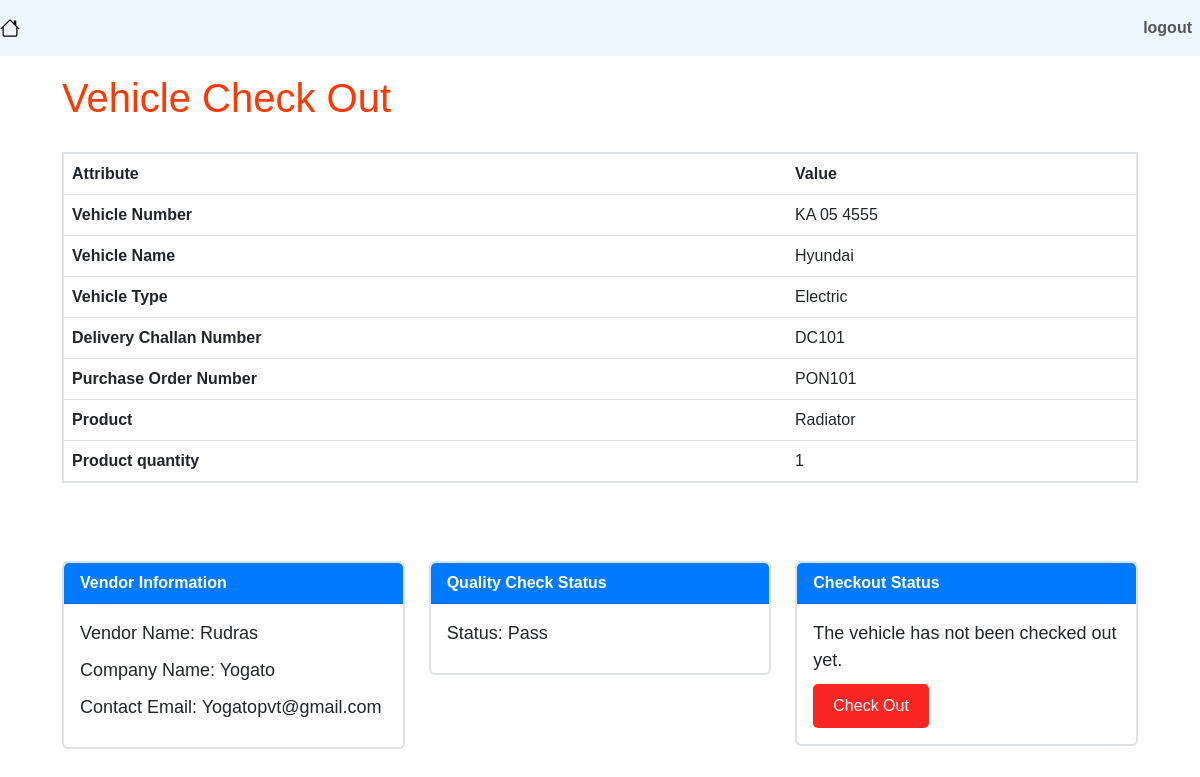
Screenshot of /vehicle_checkout/1/ (signed in) with the database file from the repository.
### vmsapp/models.py (models this page shows, shortened)
class Vehicle(models.Model):
    user = models.ForeignKey(UserProfile, on_delete=models.CASCADE)
    vehicle_name = models.CharField(max_length=50)
    vehicle_number = models.CharField(max_length=20)
    vehicle_type = models.CharField(max_length=50)
    delivery_challan_number = models.CharField(max_length=50)
    purchase_order_number = models.CharField(max_length=50)
    product = models.ForeignKey(Product, on_delete=models.SET_NULL, null=True)  # Associate vehicle with product based on PO number
    vehicle_image = models.ImageField(upload_to='vehicle_images/')
    date_and_time = models.DateTimeField(auto_now_add=True)
    checked_out = models.BooleanField(default=False)

class Product(models.Model):
    name = models.CharField(max_length=100)
    vendor = models.ForeignKey(Vendor, on_delete=models.CASCADE)
    quantity = models.IntegerField()

class Vendor(models.Model):
    name = models.CharField(max_length=100)
    company_name = models.CharField(max_length=100)
    contact_email = models.EmailField()

class QualityCheck(models.Model):
    STATUS_CHOICES = (
        ('Processing', 'Processing'),
        ('Pass', 'Pass'),
        ('Fail', 'Fail'),
    )
    vehicle = models.OneToOneField(Vehicle, on_delete=models.CASCADE, related_name='quality_check')
    status = models.CharField(max_length=20, choices=STATUS_CHOICES, default='Processing')

### vmsapp/views.py (the view)
# urls.py: path('vehicle_checkout/<int:vehicle_id>/',views.vehicle_checkout, name='vehicle_checkout'),
@csrf_exempt
@login_required(login_url=reverse_lazy("vmsapp:login"))
def vehicle_checkout(request, vehicle_id):
    vehicle = get_object_or_404(Vehicle, id=vehicle_id)
    vendor = None
    if vehicle.product:
        vendor = vehicle.product.vendor
    quality_check_status = vehicle.quality_check.status if vehicle.quality_check else None
    if request.method == 'POST':
        vehicle.checked_out = True
        vehicle.save()
        return redirect('vmsapp:vehicle_details', vehicle_id=vehicle_id)
    return render(request, 'vehicle_checkout.html', {'vehicle': vehicle, 'vendor': vendor, 'quality_check_status':quality_check_status})

### templates/vehicle_checkout.html (shortened to what this page needs)
{% extends "users_base.html" %}
{% block user_content %}
<!DOCTYPE html>
<html lang="en">
<head>
    <link href="https://cdn.jsdelivr.net/npm/bootstrap@5.3.0-alpha1/dist/css/bootstrap.min.css" rel="stylesheet">
</head>
<body>
    <div class="container">
        <h1>Vehicle Check Out</h1>
        <table class="table">
            <tbody>
                <tr>
                    <th>Attribute</th>
                    <th>Value</th>
                </tr>
                <tr>
                    <td><strong>Vehicle Number</strong></td>
                    <td>{{ vehicle.vehicle_number }}</td>
                </tr>
                <tr>
                    <td><strong>Vehicle Name</strong></td>
                    <td>{{ vehicle.vehicle_name }}</td>
                </tr>
                <tr>
                    <td><strong>Vehicle Type</strong></td>
                    <td>{{ vehicle.vehicle_type }}</td>
                </tr>
                <tr>
                    <td><strong>Delivery Challan Number</strong></td>
                    <td>{{ vehicle.delivery_challan_number }}</td>
                </tr>
                <tr>
                    <td><strong>Purchase Order Number</strong></td>
                    <td>{{ vehicle.purchase_order_number }}</td>
                </tr>
                <tr>
                    <td><strong>Product</strong></td>
                    <td>{{ vehicle.product.name }}</td>
                </tr>
                <tr>
                    <td><strong>Product quantity </strong></td>
                    <td> {{ vehicle.product.quantity}}</td>
                </tr>
            </tbody>
        </table>
        <div class="row mt-5">
            <div class="col-md-4">
                <div class="card">
                    <div class="card-header">Vendor Information</div>
                    <div class="card-body">
                        <p>Vendor Name: {{ vendor.name }}</p>
                        <p>Company Name: {{ vendor.company_name }}</p>
                        <p>Contact Email: {{ vendor.contact_email }}</p>
                    </div>
                </div>
            </div>
            <div class="col-md-4">
                <div class="card">
                    <div class="card-header">Quality Check Status</div>
                    <div class="card-body">
                        {% if quality_check_status %}
                            <p>Status: {{ quality_check_status }}</p>
                        {% endif %}
                    </div>
                </div>
            </div>
            <div class="col-md-4">
                <div class="card">
                    <div class="card-header">Checkout Status</div>
                    <div class="card-body">
                        {% if vehicle.checked_out %}
                            <p>The vehicle has been checked out.</p>
                        {% else %}
                            <p>The vehicle has not been checked out yet.</p>
                            <form method="POST">
                                <button type="submit" class="btn">Check Out</button>
                            </form>
                        {% endif %}
                    </div>
                </div>
            </div>
        </div>
    </div>
</body>
</html>
{% endblock %}

### templates/vehicle_checkout.html (style rules this page uses)
body { padding: 50px; font-family: Arial, sans-serif; }
h1 { color: #ff3700; margin-bottom: 30px; font-family: Arial, Helvetica, sans-serif; }
p { font-size: 18px; margin-bottom: 10px; }
table { width: 100%; margin-top: 30px; border-collapse: collapse; border: 2px solid #dee2e6; }
th, td { padding: 10px; border-bottom: 1px solid #dee2e6; }
th { background-color: #007bff; color: white; font-weight: bold; }
.card { border: 2px solid #dee2e6; margin-top: 30px; }
.card-header { background-color: #007bff; color: white; font-weight: bold; }
.btn { background-color: #fa2525; color: white; border: none; border-radius: 5px; padding: 10px 20px; font-size: 16px; cursor: pointer; transition: background-color 0.3s ease; }

### rows the page displays
Vehicle: vehicle_number "KA 05 4555", vehicle_name "Hyundai", vehicle_type "Electric", delivery_challan_number "DC101", purchase_order_number "PON101", product.name "Radiator", product.quantity "1"
Vendor: name "Rudras", company_name "Yogato", contact_email "Yogatopvt@gmail.com"
QualityCheck: status "Pass"
